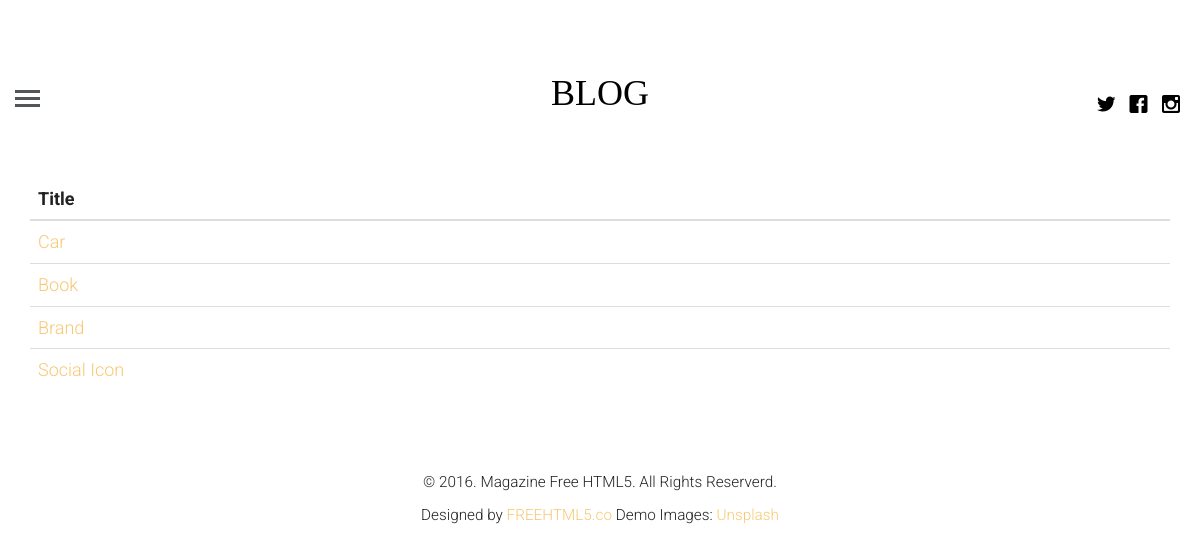
/allCategory, run on an earlier commit of the app's database.
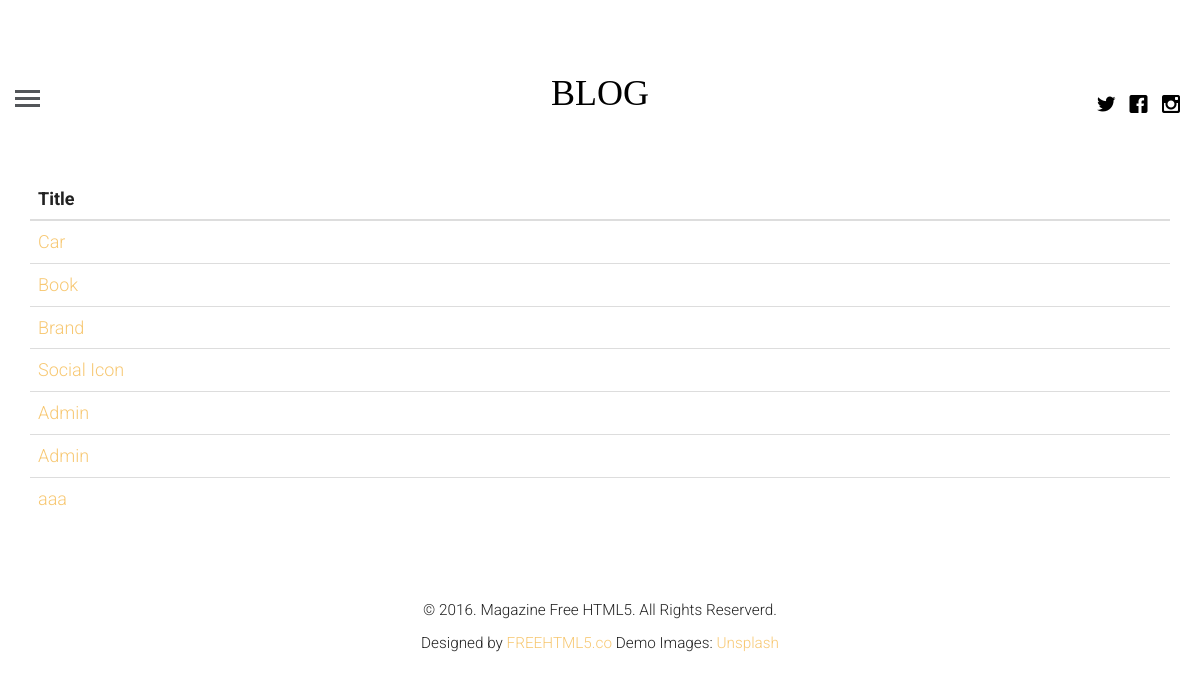
And on a later commit of the database.
### blogApp/models.py (models this page shows, shortened)
class Category(models.Model):
    name    = models.CharField(max_length=100)

### blogApp/views.py (the view)
# urls.py: path('allCategory',views.getAllCategory , name="allCategory"),
def getAllCategory(request):
    allCategory = Category.objects.all()
    return render(request , "allCategory.html",{"allCategory":allCategory})

### templates/allCategory.html (shortened to what this page needs)
{% extends 'base.html' %}
{% load static %}
{% block content %}
        <div class="container">
        <table class="table">
            <thead>
                <tr>
                    <th scope="col">Title</th>
                </tr>
            </thead>
            <tbody>
                {% for data in allCategory %}
                <tr>
                    <td><a href="{% url 'blog:topic' name=data.name %}">{{ data.name }}</a></td>
                </tr>
                {% endfor %}
            </tbody>
        </table>
    </div>
{% endblock %}

### templates/base.html (shortened to what this page needs)
{% load static %}
<!DOCTYPE html>
 <html class="no-js">
	<head>
	<link rel="stylesheet" href="{% static 'css/animate.css' %}">
	<link rel="stylesheet" href="{% static 'css/icomoon.css' %}">
	<link rel="stylesheet" href="{% static 'css/bootstrap.css' %}">
	<link rel="stylesheet" href="{% static 'css/style.css' %}">
	</head>
	<body>
	<header id="fh5co-header">
		<div class="container-fluid">
			<div class="row">
				<a href="#" class="js-fh5co-nav-toggle fh5co-nav-toggle"><i></i></a>
				<ul class="fh5co-social">
					<li><a href="#"><i class="icon-twitter"></i></a></li>
					<li><a href="#"><i class="icon-facebook"></i></a></li>
					<li><a href="#"><i class="icon-instagram"></i></a></li>
				</ul>
				<div class="col-lg-12 col-md-12 text-center">
					<h1 id="fh5co-logo"><a href="{% url 'blog:index' %}">BLOG</a></h1>
				</div>
			</div>
		</div>
	</header>
	<div class="container-fluid">
		{% block content %}
        {% endblock %}
	</div>
	<footer id="fh5co-footer">
		<p><small>&copy; 2016. Magazine Free HTML5. All Rights Reserverd. <br> Designed by <a href="http://freehtml5.co" target="_blank">FREEHTML5.co</a>  Demo Images: <a href="http://unsplash.com/" target="_blank">Unsplash</a></small></p>
	</footer>
	</body>
</html>

### static/css/icomoon.css (style rules this page uses)
[class^="icon-"], [class*=" icon-"] { font-family: 'icomoon' !important; speak: none; font-style: normal; font-weight: normal; font-variant: normal; text-transform: none; line-height: 1; -webkit-font-smoothing: antialiased; -moz-osx-font-smoothing: grayscale; }
.icon-facebook:before { content: "\ea67"; }
.icon-instagram:before { content: "\ea6f"; }
.icon-twitter:before { content: "\ea7c"; }

### static/css/style.css (style rules this page uses)
html { background: #fff; }
body { font-family: "Roboto", arial, sans-serif; font-size: 18px; font-weight: 300; line-height: 1.8; color: #222; background: #fff; }
a { color: #f7c873; -webkit-transition: 0.5s; -o-transition: 0.5s; transition: 0.5s; }
h1, h2, h3, h4, h5, h6 { font-family: "Playfair Display", times, serif; color: #000; }
p { margin-bottom: 30px; }
#fh5co-header { padding: 3em 3em; float: left; width: 100%; }
@media screen and (max-width: 1200px) { #fh5co-header { padding-left: 15px; padding-right: 15px; } }
#fh5co-header .fh5co-nav-toggle { position: absolute; top: 4.2em; left: 3em; z-index: 99; }
@media screen and (max-width: 1200px) { #fh5co-header .fh5co-nav-toggle { top: 4em; left: 15px; } }
#fh5co-header .fh5co-social { position: absolute !important; right: 3em !important; top: 3.2em; z-index: 99; -webkit-transition: 0.5s; -o-transition: 0.5s; transition: 0.5s; }
@media screen and (max-width: 1200px) { #fh5co-header .fh5co-social { right: 15px !important; top: 3.2em; } }
#fh5co-header #fh5co-logo { text-align: center; }
#fh5co-header #fh5co-logo a { color: #000; }
.fh5co-social { padding: 0; margin: 30px 0 0 0; position: relative; }
.fh5co-social li { padding: 0; margin: 0; list-style: none; display: inline; }
.fh5co-social li a { font-size: 20px; padding: 4px; color: #000; }
#fh5co-footer { padding: 3em 0; text-align: center; }
.fh5co-nav-toggle { width: 25px; height: 25px; cursor: pointer; text-decoration: none; }
.fh5co-nav-toggle i { position: relative; display: -moz-inline-stack; display: inline-block; zoom: 1; *display: inline; width: 25px; height: 3px; color: #535659; font: bold 14px/.4 Helvetica; text-transform: uppercase; text-indent: -55px; background: #535659; transition: all .2s ease-out; }
.fh5co-nav-toggle i::before, .fh5co-nav-toggle i::after { content: ''; width: 25px; height: 3px; background: #535659; position: absolute; left: 0; -webkit-transition: 0.2s; -o-transition: 0.2s; transition: 0.2s; }
.fh5co-nav-toggle i::before { top: -7px; }
.fh5co-nav-toggle i::after { bottom: -7px; }
.fh5co-nav-toggle { position: absolute; top: 18px; left: 0; z-index: 21; padding: 6px 0 0 0; display: block; margin: 0 auto; display: block; height: 44px; width: 25px; border-bottom: none !important; }

What changed in the data, as far as the page shows it:
added Category: name "Admin"
added Category: name "Admin"
added Category: name "aaa"
